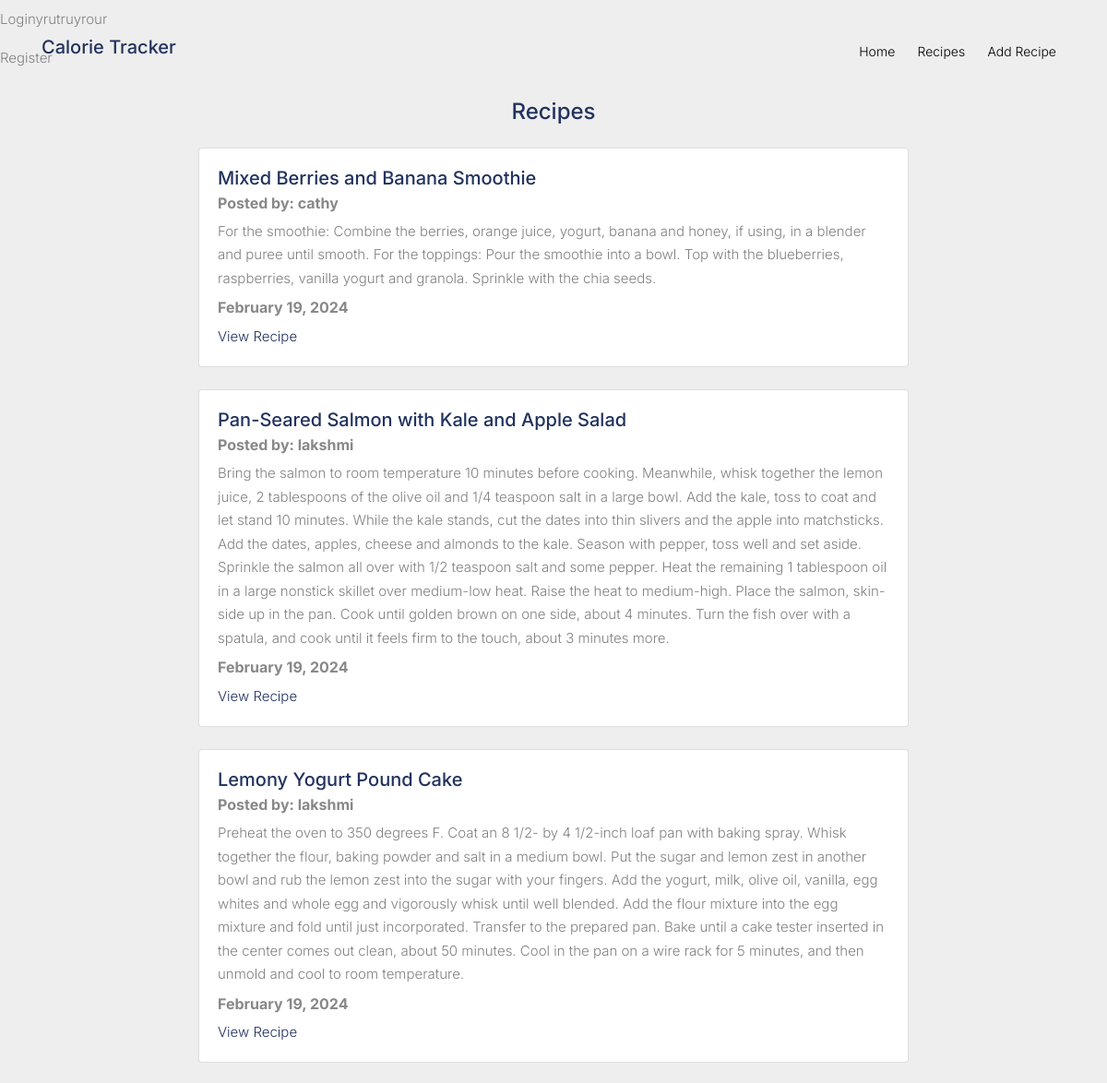
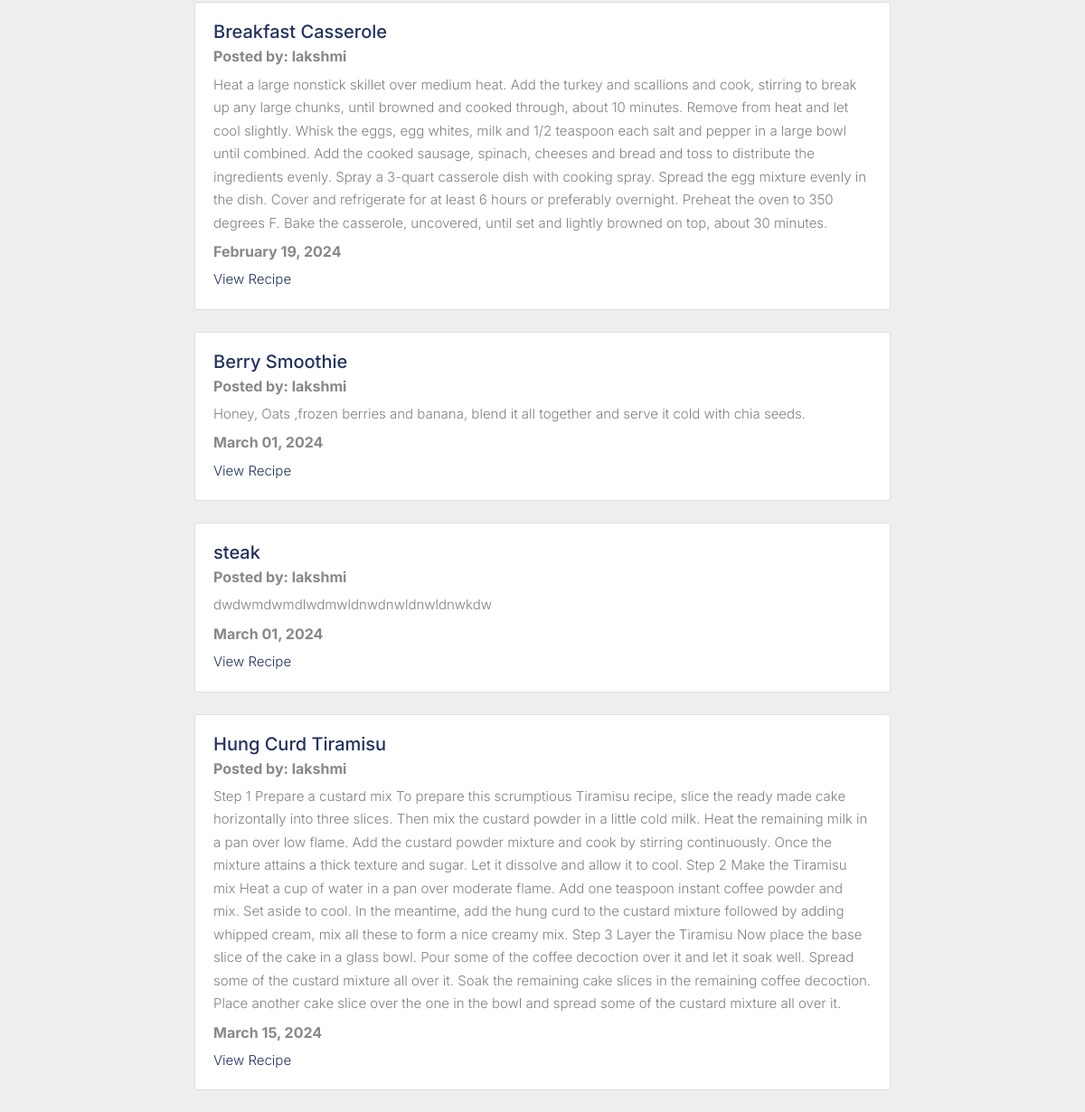
Screenshot of /recipes/home with the database file from the repository (2 pictures, top to bottom).
### ct/models.py (models this page shows, shortened)
class Recipe(models.Model):
  title = models.CharField(max_length=100)
  description = models.TextField()
  image = models.ImageField(upload_to='recipe_images/', blank=True, null=True)  # Add this line for adding an image field
  author = models.ForeignKey(settings.AUTH_USER_MODEL, on_delete=models.CASCADE)
  created_at = models.DateTimeField(auto_now_add=True)
  updated_at = models.DateTimeField(auto_now=True)

class CustomUser(AbstractUser):
    CUSTOMER = 1
    DIETITIAN = 2
    DOCTOR = 3
    ROLE_CHOICE = (
     (CUSTOMER, 'Customer'),
     (DIETITIAN, 'Dietitian'),
     (DOCTOR, 'Doctor'),
    )
    username = models.CharField(max_length=100,unique=True ,default='')
    email = models.EmailField(unique=True)
    password = models.CharField(max_length=128)
    is_Customer = models.BooleanField(default=False)
    is_Dietitian = models.BooleanField(default=False)
    is_Doctor = models.BooleanField(default=False)
    REQUIRED_FIELDS = []

### ct/views.py (the view)
# urls.py: path('recipes/home', views.RecipeListView.as_view(), name="recipes-home"),
class RecipeListView(ListView):
  model = models.Recipe
  template_name = 'home.html'
  context_object_name = 'recipes'

### ct/templates/home.html (shortened to what this page needs)
{% extends "ct/base.html" %}
{% block content %}
<center><h4>Recipes</h4></center>
{% for recipe in recipes %}
<div class="card my-4">
<div class="card-body">
    <h5 class="card-title">{{ recipe.title }}</h5>
    <h6 class="card-subtitle mb-2 text-muted">Posted by: {{ recipe.author }}</h6>
    <p class="card-text">{{ recipe.description }}</p>
    <h6 class="card-subtitle mb-2 text-muted">{{ recipe.updated_at|date:"F d, Y" }}</h6>
    <a href="{% url 'recipes-detail' recipe.pk %}" class="card-link">View Recipe</a>
  </div>
</div>
{% endfor %}
{% endblock content %}

### static/catalog/css/style.css (style rules this page uses)
body { line-height: 1.7; color: #818181; font-weight: 300; font-size: 15px; background: #EEEEEE; }
body:before { -webkit-transition: .3s all ease-in-out; -o-transition: .3s all ease-in-out; transition: .3s all ease-in-out; background: rgba(0, 0, 0, 0.6); content: ""; position: fixed; z-index: 2000; top: 0; left: 0; right: 0; bottom: 0; opacity: 0; visibility: hidden; }
a { -webkit-transition: .3s all ease; -o-transition: .3s all ease; transition: .3s all ease; }
h1, h2, h3, h4, h5, .h1, .h2, .h3, .h4, .h5 { font-family: "Inter", -apple-system, BlinkMacSystemFont, "Segoe UI", Roboto, "Helvetica Neue", Arial, sans-serif, "Apple Color Emoji", "Segoe UI Emoji", "Segoe UI Symbol", "Noto Color Emoji"; color: #21325E; }
.text-muted { color: #888 !important; }

### rows the page displays
Recipe: title "Mixed Berries and Banana Smoothie", author "cathy", description "For the smoothie: Combine the berries, orange juice, yogurt, banana and honey, if using, in a blender and puree until smooth. For the toppings: Pour the smoothie into a bowl. Top with the blueberries, raspberries, vanilla yogurt and granola. Sprinkle with the chia seeds.", updated_at "February 19, 2024"
Recipe: title "Pan-Seared Salmon with Kale and Apple Salad", author "lakshmi", description "Bring the salmon to room temperature 10 minutes before cooking. Meanwhile, whisk together the lemon juice, 2 tablespoons of the olive oil and 1/4 teaspoon salt in a large bowl. Add the kale, toss to coat and let stand 10 minutes. While the kale stands, cut the dates into thin slivers and the apple into matchsticks. Add the dates, apples, cheese and almonds to the kale. Season with pepper, toss well and set aside. Sprinkle the salmon all over with 1/2 teaspoon salt and some pepper. Heat the remaining 1 tablespoon oil in a large nonstick skillet over medium-low heat. Raise the heat to medium-high. Place the salmon, skin-side up in the pan. Cook until golden brown on one side, about 4 minutes.…", updated_at "February 19, 2024"
Recipe: title "Lemony Yogurt Pound Cake", author "lakshmi", description "Preheat the oven to 350 degrees F. Coat an 8 1/2- by 4 1/2-inch loaf pan with baking spray. Whisk together the flour, baking powder and salt in a medium bowl. Put the sugar and lemon zest in another bowl and rub the lemon zest into the sugar with your fingers. Add the yogurt, milk, olive oil, vanilla, egg whites and whole egg and vigorously whisk until well blended. Add the flour mixture into the egg mixture and fold until just incorporated. Transfer to the prepared pan. Bake until a cake tester inserted in the center comes out clean, about 50 minutes. Cool in the pan on a wire rack for 5 minutes, and then unmold and cool to room temperature.", updated_at "February 19, 2024"
Recipe: title "Breakfast Casserole", author "lakshmi", description "Heat a large nonstick skillet over medium heat. Add the turkey and scallions and cook, stirring to break up any large chunks, until browned and cooked through, about 10 minutes. Remove from heat and let cool slightly. Whisk the eggs, egg whites, milk and 1/2 teaspoon each salt and pepper in a large bowl until combined. Add the cooked sausage, spinach, cheeses and bread and toss to distribute the ingredients evenly. Spray a 3-quart casserole dish with cooking spray. Spread the egg mixture evenly in the dish. Cover and refrigerate for at least 6 hours or preferably overnight. Preheat the oven to 350 degrees F. Bake the casserole, uncovered, until set and lightly browned on top, about 30…", updated_at "February 19, 2024"
Recipe: title "Berry Smoothie", author "lakshmi", description "Honey, Oats ,frozen berries and banana, blend it all together and serve it cold with chia seeds.", updated_at "March 01, 2024"
Recipe: title "steak", author "lakshmi", description "dwdwmdwmdlwdmwldnwdnwldnwldnwkdw", updated_at "March 01, 2024"
Recipe: title "Hung Curd Tiramisu", author "lakshmi", description "Step 1 Prepare a custard mix To prepare this scrumptious Tiramisu recipe, slice the ready made cake horizontally into three slices. Then mix the custard powder in a little cold milk. Heat the remaining milk in a pan over low flame. Add the custard powder mixture and cook by stirring continuously. Once the mixture attains a thick texture and sugar. Let it dissolve and allow it to cool. Step 2 Make the Tiramisu mix Heat a cup of water in a pan over moderate flame. Add one teaspoon instant coffee powder and mix. Set aside to cool. In the meantime, add the hung curd to the custard mixture followed by adding whipped cream, mix all these to form a nice creamy mix. Step 3 Layer the Tiramisu Now…", updated_at "March 15, 2024"
